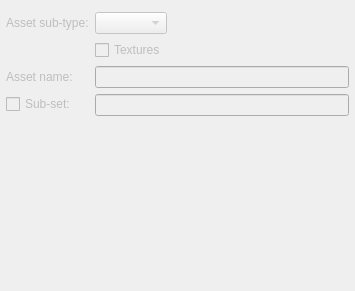
                 <widget class="QWidget" name="ma_assetSettings_scrollAreaWidgetContents">
                  <property name="geometry">
                   <rect>
                    <x>0</x>
                    <y>0</y>
                    <width>355</width>
                    <height>291</height>
                   </rect>
                  </property>
                  <layout class="QVBoxLayout" name="verticalLayout_3">
                   <property name="margin">
                    <number>0</number>
                   </property>
                   <item>
                    <widget class="QFrame" name="ma_assetSettings_frame">
                     <property name="frameShape">
                      <enum>QFrame::NoFrame</enum>
                     </property>
                     <layout class="QFormLayout" name="formLayout_3">
                      <property name="fieldGrowthPolicy">
                       <enum>QFormLayout::ExpandingFieldsGrow</enum>
                      </property>
                      <property name="leftMargin">
                       <number>6</number>
                      </property>
                      <property name="topMargin">
                       <number>12</number>
                      </property>
                      <property name="rightMargin">
                       <number>6</number>
                      </property>
                      <property name="bottomMargin">
                       <number>6</number>
                      </property>
                      <item row="6" column="0">
                       <widget class="QLabel" name="assetName_label">
                        <property name="enabled">
                         <bool>false</bool>
                        </property>
                        <property name="text">
                         <string>Asset name:</string>
                        </property>
                       </widget>
                      </item>
                      <item row="6" column="1">
                       <widget class="QLineEdit" name="assetName_lineEdit">
                        <property name="enabled">
                         <bool>false</bool>
                        </property>
                        <property name="text">
                         <string/>
                        </property>
                        <property name="frame">
                         <bool>true</bool>
                        </property>
                        <property name="readOnly">
                         <bool>false</bool>
                        </property>
                        <property name="mandatoryField" stdset="0">
                         <bool>false</bool>
                        </property>
                       </widget>
                      </item>
                      <item row="8" column="0">
                       <widget class="QCheckBox" name="subSet_checkBox">
                        <property name="enabled">
                         <bool>false</bool>
                        </property>
                        <property name="toolTip">
                         <string>Warning: creating sub-sets will affect version control.</string>
                        </property>
                        <property name="text">
                         <string>Sub-set:</string>
                        </property>
                       </widget>
                      </item>
                      <item row="2" column="0">
                       <widget class="QLabel" name="assetSubType_label">
                        <property name="enabled">
                         <bool>false</bool>
                        </property>
                        <property name="text">
                         <string>Asset sub-type:</string>
                        </property>
                       </widget>
                      </item>
                      <item row="2" column="1">
                       <widget class="QComboBox" name="assetSubType_comboBox">
                        <property name="enabled">
                         <bool>false</bool>
                        </property>
                       </widget>
                      </item>
                      <item row="3" column="1">
                       <widget class="QCheckBox" name="textures_checkBox">
                        <property name="enabled">
                         <bool>false</bool>
                        </property>
                        <property name="text">
                         <string>Textures</string>
                        </property>
                        <property name="checked">
                         <bool>false</bool>
                        </property>
                       </widget>
                      </item>
                      <item row="8" column="1">
                       <widget class="QLineEdit" name="subSetName_lineEdit">
                        <property name="enabled">
                         <bool>false</bool>
                        </property>
                        <property name="text">
                         <string/>
                        </property>
                        <property name="frame">
                         <bool>true</bool>
                        </property>
                        <property name="readOnly">
                         <bool>false</bool>
                        </property>
                        <property name="mandatoryField" stdset="0">
                         <bool>false</bool>
                        </property>
                       </widget>
                      </item>
                     </layout>
                    </widget>
                   </item>
                  </layout>
                 </widget>
